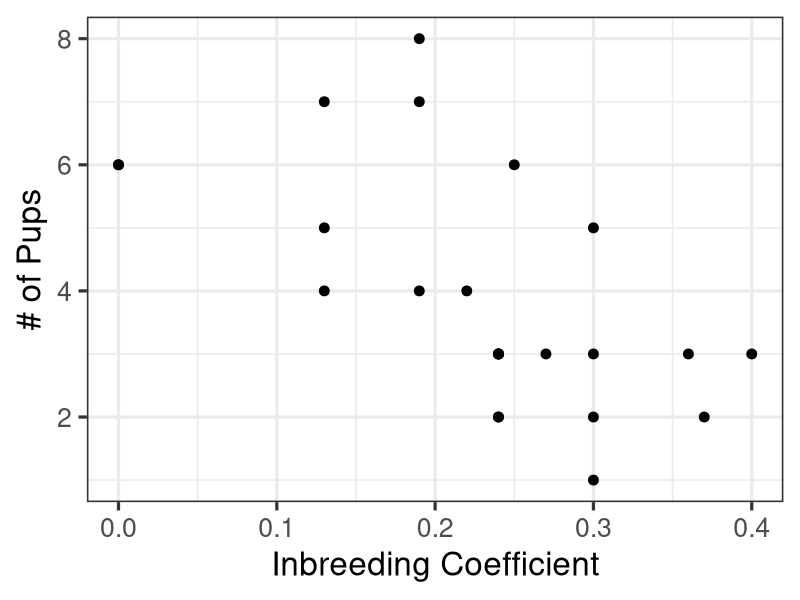
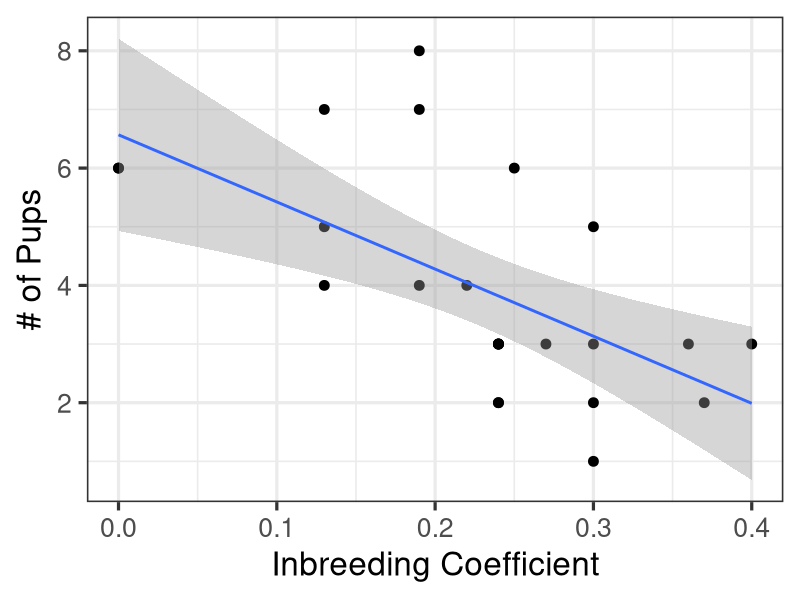
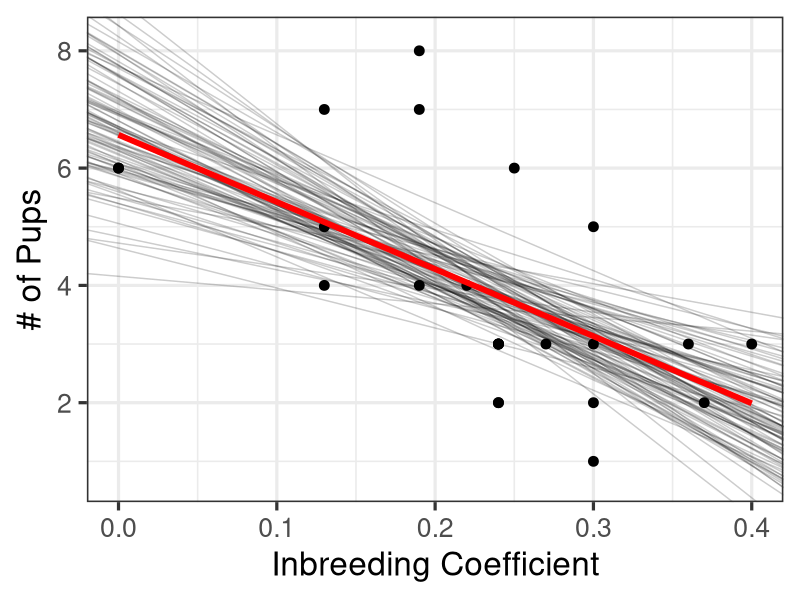
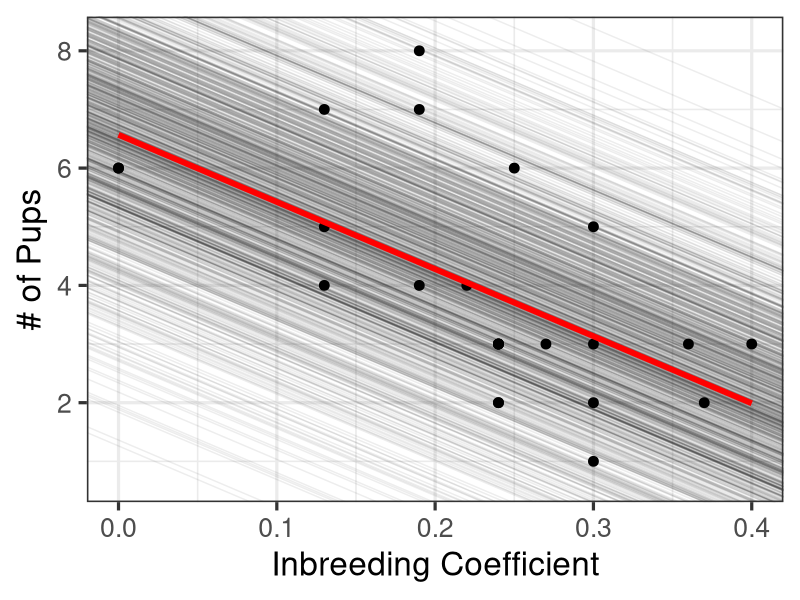
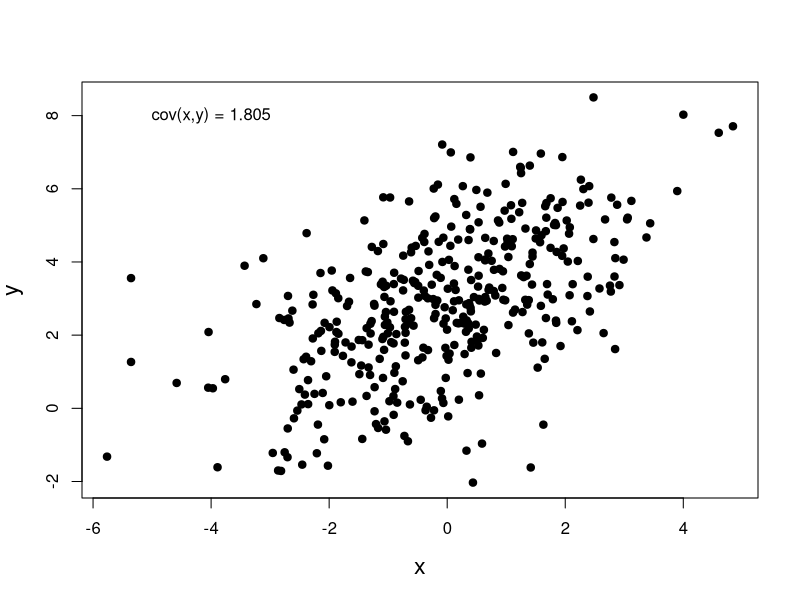
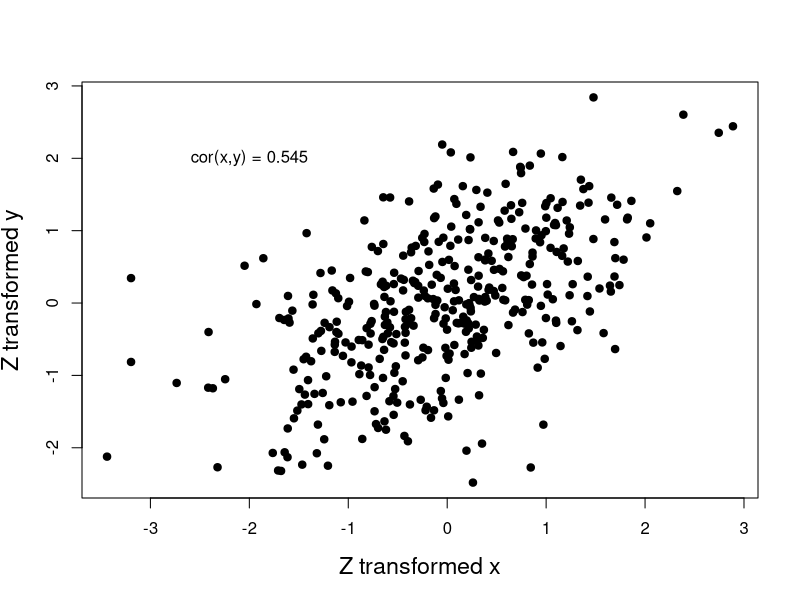
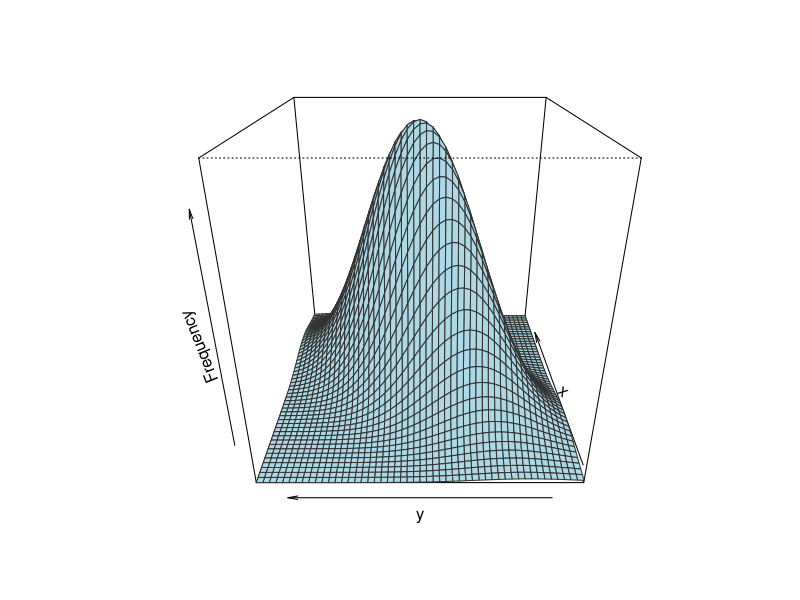
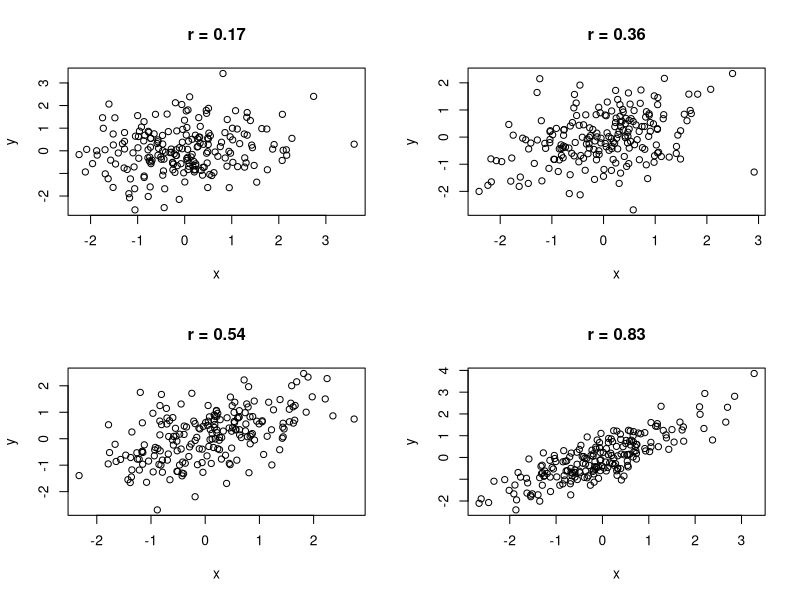

Write R code to recreate these figures, in order.
## ---- chunk 1
library(knitr)
library(ggplot2)
library(dplyr)
library(modelr)
library(tidyr)
library(mvtnorm)
library(broom)
library(arm)

opts_chunk$set(fig.height=7, 
               fig.width = 10,
               fig.align = "center",
               comment=NA, 
               warning=FALSE, 
               echo = FALSE,
               message = FALSE)

options(htmltools.dir.version = FALSE)
theme_set(theme_bw(base_size=16))
## ---- chunk 2
wolves <- read.csv("./data/11/16e2InbreedingWolves.csv")

wolfplot <- ggplot(data=wolves, mapping=aes(x=inbreeding.coefficient, y=pups)) +
xlab("Inbreeding Coefficient") + ylab("# of Pups") +
geom_point(size=3) +
theme_bw(base_size=24)

wolfplot
## ---- chunk 3
wolfplot +
  stat_smooth(method = "lm")
## ---- chunk 4

## ---- chunk 5

## ---- chunk 6
wolf_mod <- lm(pups ~ inbreeding.coefficient,
               data = wolves)

tidy(wolf_mod)[,1:3] %>%
  kable(digits = 3, "html") %>%
  kableExtra::kable_styling("striped")
## ---- chunk 7

## ---- chunk 8

## ---- chunk 9

## ---- chunk 10

## ---- chunk 11

## ---- chunk 12
coef_sim <- sim(wolf_mod)

wolfplot +
  geom_abline(slope = coef(coef_sim)[,2],
              intercept = coef(coef_sim)[,1],
              alpha = 0.2) +
  stat_smooth(method = "lm", fill = NA, color = 'red', lwd = 2)
## ---- chunk 13
glance(wolf_mod)[c(1,3)] %>%
  knitr::kable(digits = 3, "html") %>%
  kableExtra::kable_styling("striped")
## ---- chunk 14

coef_sim_1k <- sim(wolf_mod, n.sims = 1e3)

res <- rnorm(length(sigma.hat(coef_sim_1k)), 0, sigma.hat(coef_sim_1k))

wolfplot +
  geom_abline(slope = mean(coef(coef_sim_1k)[,2]),
              intercept = mean(coef(coef_sim_1k)[,1])+res,
              alpha = 0.07) +
  stat_smooth(method = "lm", fill = NA, color = 'red', lwd = 2)
## ---- chunk 15

## ---- chunk 16
#create a data frame to show a multivariate normal distribution
sigma <- matrix(c(3,2,2,4), ncol=2)
vals <- rmvnorm(n=500, mean=c(1,2), sigma=sigma)

nums<-seq(-5,5,.2)
data_mvnorm<-expand.grid(x1=nums, x2=nums)
data_mvnorm$freq<-dmvnorm(data_mvnorm, sigma=sigma)

#make up some fake data
set.seed(697)
data_rmnorm<-as.data.frame(rmvnorm(400, sigma=sigma))
names(data_rmnorm)=c("x", "y")
data_rmnorm$y<-data_rmnorm$y + 3

plot(y~x, pch=19, data=data_rmnorm, cex.lab=1.4)
text(-4,8, paste("cov(x,y) = ",round(cov(data_rmnorm)[1,2],3), sep=""))

## ---- chunk 17

plot((y-mean(y))/sd(y)~I(x/sd(x)), pch=19, data=data_rmnorm, 
     xlab="\nZ transformed x", ylab = "Z transformed y", cex.lab=1.4)
text(-2,2, paste("cor(x,y) = ",round(cor(data_rmnorm)[1,2],3), sep=""))

## ---- chunk 18

facetCols<-heat.colors(length(unique(data_mvnorm$freq)))
data_mvnorm$fCols<-as.numeric(as.factor(data_mvnorm$freq))
with(data_mvnorm, 
     persp(nums, nums, matrix(freq, nrow=length(nums)),
           xlab="x", ylab="y", zlab="Frequency",
           theta = -90, phi = 25,  ltheta=145, border=gray(0.2),
           col="lightblue", cex.axis=2
           ))
## ---- chunk 19

set.seed(1001)
par(mfrow=c(2,2))
for(i in c(0.2, 0.4, 0.6, 0.8)){
  xy<-as.data.frame(rmvnorm(200, sigma=matrix(c(1, i, i, 1), byrow=T, nrow=2)))
  names(xy)<-c("x", "y")
  plot(y~x, data=xy, mar=c(3,1,1,2), main=paste("r = ", round(cor(xy)[1,2],2), sep=""))
  
}
par(mfrow=c(1,1))
## ---- chunk 20

## ---- chunk 21
round(cov(wolves),2)
## ---- chunk 22
round(cor(wolves),2)
## ---- chunk 23

set.seed(1001)
sampdf <- data.frame(x=1:50)
sampdf <- within(sampdf, {
       y1 <- rnorm(50, 3*x, 10)
       y2 <- rnorm(50, 3*x, 40)
       y3 <- y2/3
})

#cor(sampdf)
#lines and slopes
par(mfrow=c(1,3))
par(cex.lab=3, cex.axis=2.1, cex.main=3)
plot(y1 ~ x, data=sampdf, main="Slope = 3, r = 0.98", ylim=c(-60, 180))
abline(lm(y1~x, data=sampdf), lwd=2, col="red")
plot(y2 ~ x, data=sampdf, main="Slope = 3, r = 0.72", ylim=c(-60, 180))
abline(lm(y2~x, data=sampdf), lwd=2, col="red")
plot(y3 ~ x, data=sampdf, main="Slope = 1, r = 0.72", ylim=c(-60, 180))
abline(lm(y3~x, data=sampdf), lwd=2, col="red")
par(mfrow=c(1,1))

## ---- chunk 24
wolves <- wolves %>%
  mutate(pups_std = (pups - mean(pups))/sd(pups),
         inbreeding_std = (inbreeding.coefficient - mean(inbreeding.coefficient))/sd(inbreeding.coefficient),
         )

cor_mod <- lm(pups_std ~inbreeding_std, data = wolves )

tidy(cor_mod)[,1:3] %>%
  kable(digits = 3, "html") %>%
  kableExtra::kable_styling("striped")
## ---- chunk 25
wolves <- wolves %>%
  mutate(inbreeding.centered = inbreeding.coefficient -
           mean(inbreeding.coefficient))

cent_mod <- lm(pups ~inbreeding.centered, data = wolves )

tidy(cent_mod)[,1:3] %>%
  kable(digits = 3, "html") %>%
  kableExtra::kable_styling("striped")
## ---- chunk 26
ggplot(data=wolves, mapping=aes(x=inbreeding.centered, y=pups)) +
  xlab("Inbreeding Coefficient") + 
  ylab("# of Pups") +
  geom_point(size=3) +
  theme_bw(base_size=24) +
  stat_smooth(method = "lm") +
  geom_vline(xintercept = 0, color = "red", lty = 2)
## ---- chunk 27
wolfplot +
  stat_smooth(method = "glm", 
              method.args = list(family=gaussian(link = "log")))
## ---- chunk 28
wolf_mod_log <- lm(log(pups) ~ inbreeding.coefficient,
               data = wolves)

tidy(wolf_mod_log)[,1:3] %>%
  kable(digits = 3, "html") %>%
  kableExtra::kable_styling("striped")
